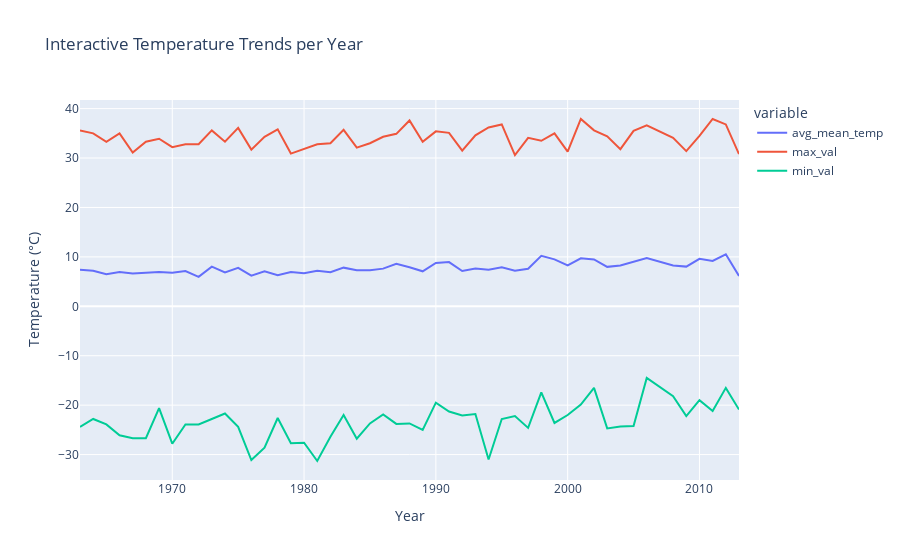

Notebook source saved alongside this figure:
### Code cell
# --------------------------------------------------
# 3) Interactive line chart (like your px.line example)
# --------------------------------------------------
fig1 = px.line(
    df,
    x="year",
    y=["avg_mean_temp", "max_val", "min_val"],
    title="Interactive Temperature Trends per Year",
    labels={"value": "Temperature (°C)", "year": "Year"}
)
fig1.show()

### Figure 1 — Plotly figure (JSON) as saved in the notebook; plotly's stock layout.template omitted (floating-point values rounded to 4 significant figures)
{"data": [{"hovertemplate": "variable=avg_mean_temp<br>Year=%{x}<br>Temperature (°C)=%{y}<extra></extra>", "legendgroup": "avg_mean_temp", "line": {"color": "#636efa", "dash": "solid"}, "marker": {"symbol": "circle"}, "mode": "lines", "name": "avg_mean_temp", "orientation": "v", "showlegend": true, "type": "scatter", "x": [1963, 1964, 1965, 1966, 1967, 1968, 1969, 1970, 1971, 1972, 1973, 1974, 1975, 1976, 1977, 1978, 1979, 1980, 1981, 1982, 1983, 1984, 1985, 1986, 1987, 1988, 1989, 1990, 1991, 1992, 1993, 1994, 1995, 1996, 1997, 1998, 1999, 2000, 2001, 2002, 2003, 2004, 2005, 2006, 2008, 2009, 2010, 2011, 2012, 2013], "xaxis": "x", "y": [7.388, 7.182, 6.47, 6.946, 6.619, 6.72, 6.94, 6.796, 7.119, 5.969, 8.025, 6.871, 7.771, 6.213, 7.081, 6.306, 6.952, 6.677, 7.18, 6.907, 7.822, 7.306, 7.286, 7.626, 8.61, 7.894, 7.084, 8.765, 8.954, 7.153, 7.654, 7.419, 7.888, 7.191, 7.599, 10.2, 9.508, 8.272, 9.703, 9.477, 7.984, 8.249, 9.067, 9.792, 8.272, 8.033, 9.613, 9.179, 10.54, 6.134], "yaxis": "y"}, {"hovertemplate": "variable=max_val<br>Year=%{x}<br>Temperature (°C)=%{y}<extra></extra>", "legendgroup": "max_val", "line": {"color": "#EF553B", "dash": "solid"}, "marker": {"symbol": "circle"}, "mode": "lines", "name": "max_val", "orientation": "v", "showlegend": true, "type": "scatter", "x": [1963, 1964, 1965, 1966, 1967, 1968, 1969, 1970, 1971, 1972, 1973, 1974, 1975, 1976, 1977, 1978, 1979, 1980, 1981, 1982, 1983, 1984, 1985, 1986, 1987, 1988, 1989, 1990, 1991, 1992, 1993, 1994, 1995, 1996, 1997, 1998, 1999, 2000, 2001, 2002, 2003, 2004, 2005, 2006, 2008, 2009, 2010, 2011, 2012, 2013], "xaxis": "x", "y": [35.6, 35.0, 33.3, 35.0, 31.1, 33.3, 33.9, 32.2, 32.8, 32.8, 35.6, 33.3, 36.1, 31.7, 34.3, 35.8, 30.9, 31.9, 32.8, 33.0, 35.7, 32.1, 33.0, 34.3, 34.9, 37.6, 33.3, 35.4, 35.1, 31.5, 34.6, 36.2, 36.8, 30.6, 34.1, 33.5, 35.0, 31.3, 37.9, 35.6, 34.4, 31.8, 35.5, 36.6, 34.1, 31.4, 34.5, 37.9, 36.8, 30.8], "yaxis": "y"}, {"hovertemplate": "variable=min_val<br>Year=%{x}<br>Temperature (°C)=%{y}<extra></extra>", "legendgroup": "min_val", "line": {"color": "#00cc96", "dash": "solid"}, "marker": {"symbol": "circle"}, "mode": "lines", "name": "min_val", "orientation": "v", "showlegend": true, "type": "scatter", "x": [1963, 1964, 1965, 1966, 1967, 1968, 1969, 1970, 1971, 1972, 1973, 1974, 1975, 1976, 1977, 1978, 1979, 1980, 1981, 1982, 1983, 1984, 1985, 1986, 1987, 1988, 1989, 1990, 1991, 1992, 1993, 1994, 1995, 1996, 1997, 1998, 1999, 2000, 2001, 2002, 2003, 2004, 2005, 2006, 2008, 2009, 2010, 2011, 2012, 2013], "xaxis": "x", "y": [-24.4, -22.8, -23.9, -26.1, -26.7, -26.7, -20.6, -27.8, -23.9, -23.9, -22.8, -21.7, -24.4, -31.1, -28.6, -22.6, -27.7, -27.6, -31.3, -26.4, -22.0, -26.8, -23.7, -21.9, -23.8, -23.7, -25.0, -19.5, -21.3, -22.1, -21.8, -31.0, -22.8, -22.2, -24.6, -17.4, -23.6, -22.0, -19.9, -16.5, -24.7, -24.3, -24.2, -14.5, -18.2, -22.2, -19.0, -21.2, -16.5, -20.9], "yaxis": "y"}], "layout": {"legend": {"title": {"text": "variable"}, "tracegroupgap": 0}, "title": {"text": "Interactive Temperature Trends per Year"}, "xaxis": {"anchor": "y", "domain": [0, 1], "title": {"text": "Year"}}, "yaxis": {"anchor": "x", "domain": [0, 1], "title": {"text": "Temperature (°C)"}}}}
